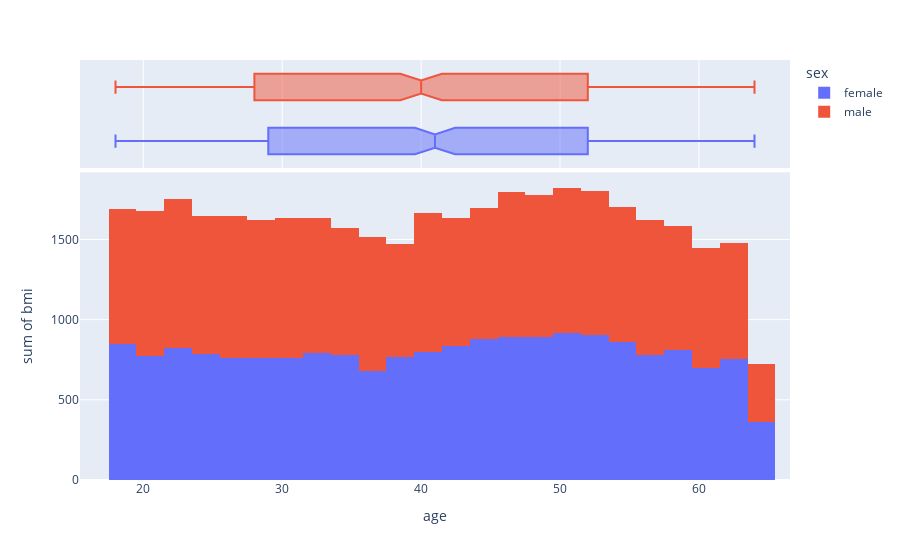

Source (notebook cell):
### Markdown cell above
<h5>Колонок с данными по людям в возрасте 18–19 лет слишком много по сравнению с другими возрастами. Дропнем 40 значений с каждой.</h5>
Ровнее выборка — точнее расчёт страховки.

### Code cell
border = 40
i, j = 0, 0
mdata = data
for p in range(2, len(data)):
    if data.iloc[p]["age"] == data.iloc[1]["age"] and i < border:
        mdata = mdata.drop(index=p, axis=0)
        i += 1
    if data.iloc[p]["age"] == data.iloc[0]["age"] and j < border:
        mdata = mdata.drop(index=p, axis=0)
        j += 1
mdata.reset_index()
print(mdata) 

fig = px.histogram(
    mdata,
    x="age",
    y="bmi",
    color="sex",
    marginal="box",
)
fig.show()

### Figure 1 — Plotly figure (JSON) as saved in the notebook; plotly's stock layout.template omitted (floating-point values rounded to 4 significant figures; data arrays with more than 128 entries replaced by an {"elided": "..."} marker saying what was removed)
{"data": [{"alignmentgroup": "True", "bingroup": "x", "histfunc": "sum", "hovertemplate": "sex=female<br>age=%{x}<br>sum of bmi=%{y}<extra></extra>", "legendgroup": "female", "marker": {"color": "#636efa", "pattern": {"shape": ""}}, "name": "female", "offsetgroup": "female", "orientation": "v", "showlegend": true, "type": "histogram", "x": {"elided": "624 int values"}, "xaxis": "x", "y": {"elided": "624 float values"}, "yaxis": "y"}, {"alignmentgroup": "True", "hovertemplate": "sex=female<br>age=%{x}<extra></extra>", "legendgroup": "female", "marker": {"color": "#636efa"}, "name": "female", "notched": true, "offsetgroup": "female", "showlegend": false, "type": "box", "x": {"elided": "624 int values"}, "xaxis": "x2", "yaxis": "y2"}, {"alignmentgroup": "True", "bingroup": "x", "histfunc": "sum", "hovertemplate": "sex=male<br>age=%{x}<br>sum of bmi=%{y}<extra></extra>", "legendgroup": "male", "marker": {"color": "#EF553B", "pattern": {"shape": ""}}, "name": "male", "offsetgroup": "male", "orientation": "v", "showlegend": true, "type": "histogram", "x": {"elided": "634 int values"}, "xaxis": "x", "y": {"elided": "634 float values"}, "yaxis": "y"}, {"alignmentgroup": "True", "hovertemplate": "sex=male<br>age=%{x}<extra></extra>", "legendgroup": "male", "marker": {"color": "#EF553B"}, "name": "male", "notched": true, "offsetgroup": "male", "showlegend": false, "type": "box", "x": {"elided": "634 int values"}, "xaxis": "x2", "yaxis": "y2"}], "layout": {"barmode": "relative", "legend": {"title": {"text": "sex"}, "tracegroupgap": 0}, "margin": {"t": 60}, "xaxis": {"anchor": "y", "domain": [0, 1], "title": {"text": "age"}}, "xaxis2": {"anchor": "y2", "domain": [0, 1], "matches": "x", "showgrid": true, "showticklabels": false}, "yaxis": {"anchor": "x", "domain": [0, 0.7326], "title": {"text": "sum of bmi"}}, "yaxis2": {"anchor": "x2", "domain": [0.7426, 1], "matches": "y2", "showgrid": false, "showline": false, "showticklabels": false, "ticks": ""}}}
